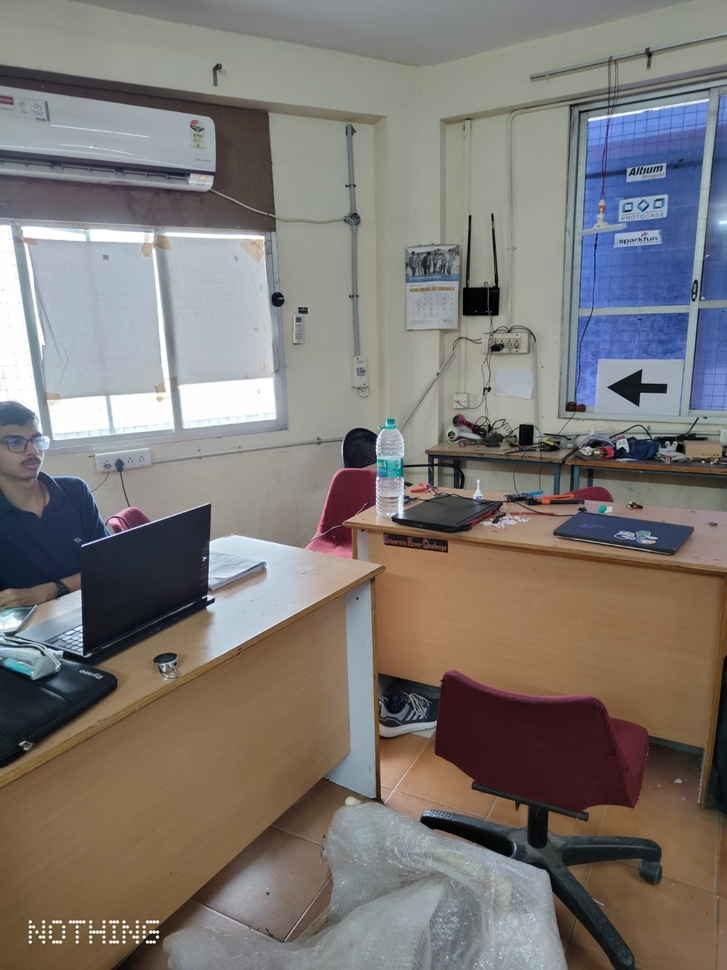
#> input picture test1.jpeg, 727 x 970 px, shrunk from 1200 x 1600 before the run
$ python shapematch.py
#> lines starting #> are read from the running program, lines starting #| are printed output that depends on the picture; after the words box and inside, x2 and y2 are one past the last pixel; in counts of white or black regions, pixels touching at a corner belong together; long printed decimals are rounded
import cv2
import numpy as np
import matplotlib.pyplot as plt
def increase_contrast(image,sx,sy,thresh):
    kernel = np.array([[-1, -1, -1],
                       [-1,  9, -1],
                       [-1, -1, -1]])
    high_pass = cv2.filter2D(image, -1, kernel)

    blurred = cv2.GaussianBlur(high_pass, (sx, sy), 3)
    _, final_image = cv2.threshold(blurred, thresh, 255, cv2.THRESH_BINARY)

    return final_image

def givebb(image_path,mask_path):
	#Load Images
#> called with image_path = 'test1.jpeg', mask_path = 'temp.jpeg'
	image = cv2.imread(image_path, cv2.IMREAD_GRAYSCALE)
#> image: shape (970, 727); min 0, max 255, mean 121.3
	mask = cv2.imread(mask_path, cv2.IMREAD_GRAYSCALE)
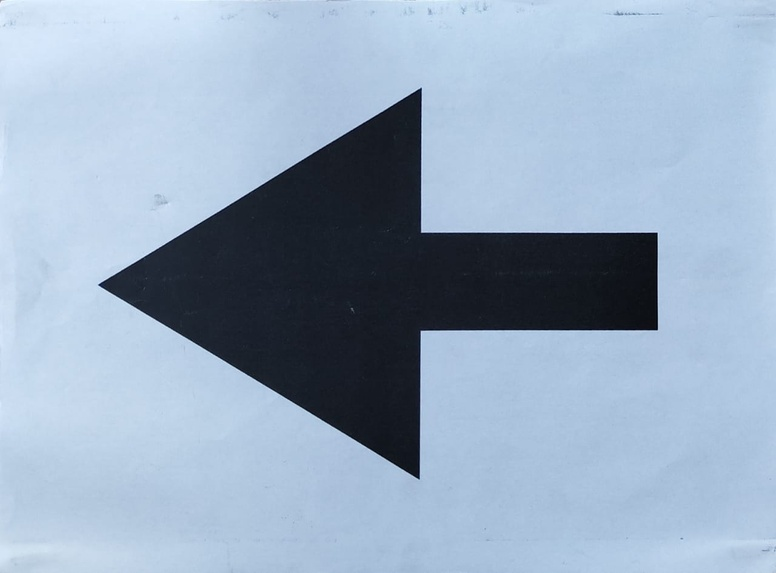
#> input picture temp.jpeg, 776 x 573 px, shrunk from 1280 x 946 before the run
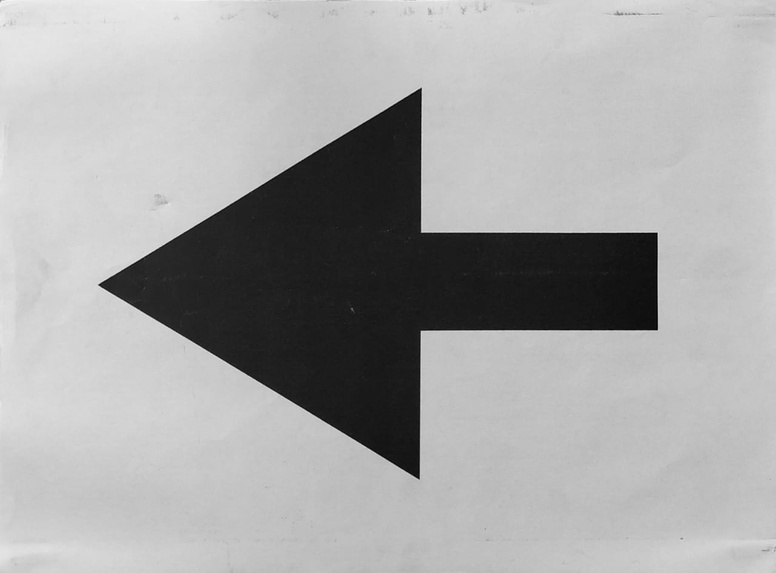
#> mask: shape (573, 776); min 0, max 246, mean 167.3

	#Apply Filters
	image = increase_contrast(image,7,7,70)
#> in increase_contrast, `high_pass = cv2.filter2D(image, -1, kernel)`:
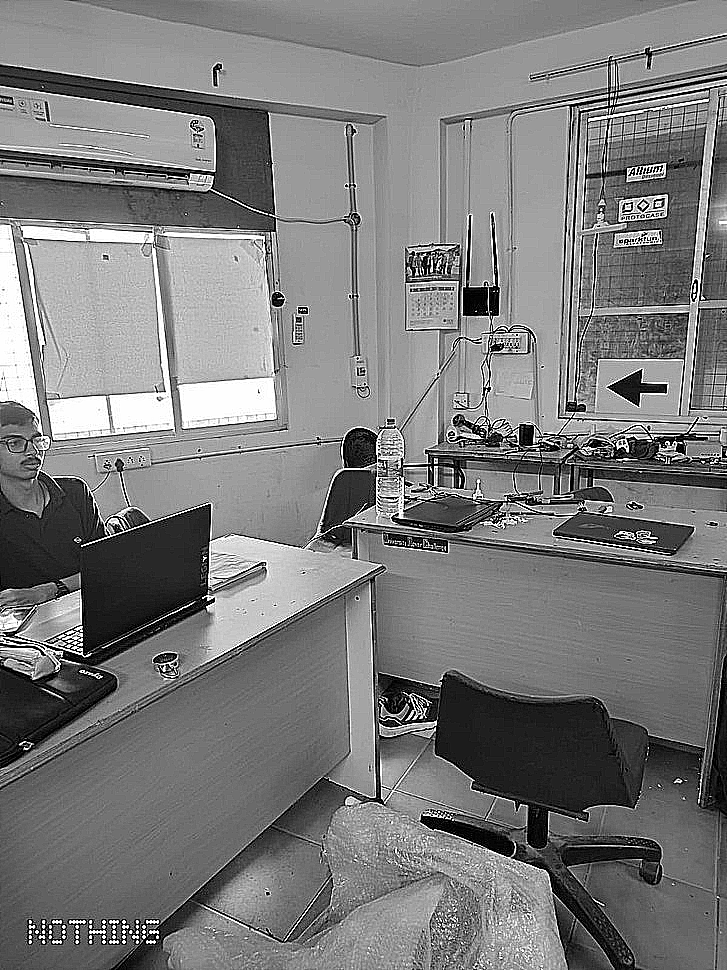
#> high_pass: shape (970, 727); min 0, max 255, mean 122.2
#> in increase_contrast, `blurred = cv2.GaussianBlur(high_pass, (sx, sy), 3)`:
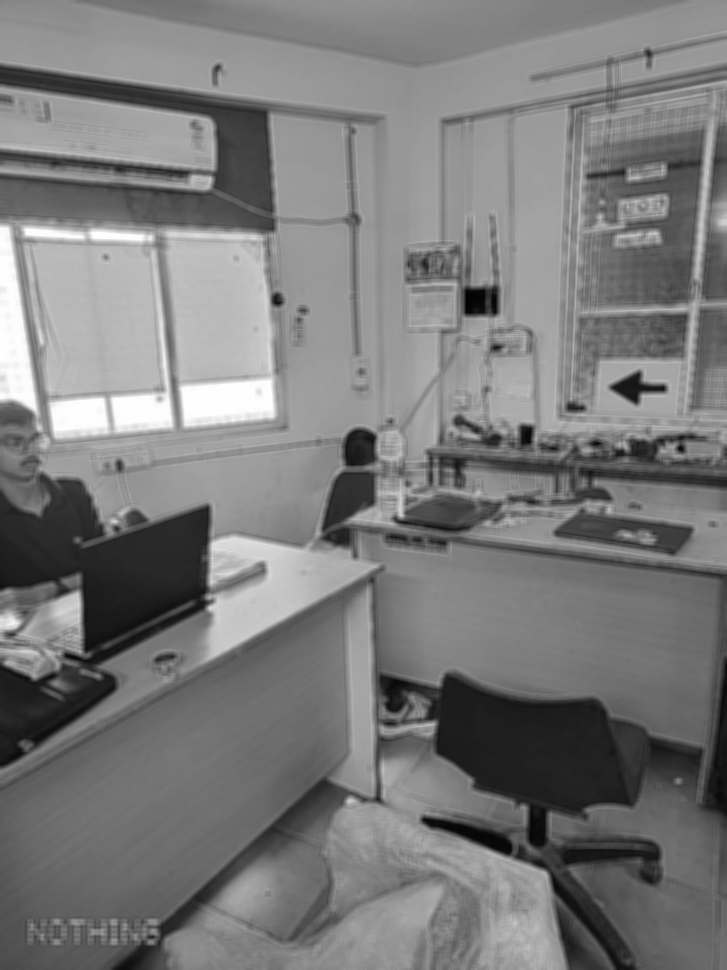
#> blurred: shape (970, 727); min 1, max 255, mean 122.3
#> in increase_contrast, `_, final_image = cv2.threshold(blurred, thresh, 255, cv2.THRESH_BINARY)`:
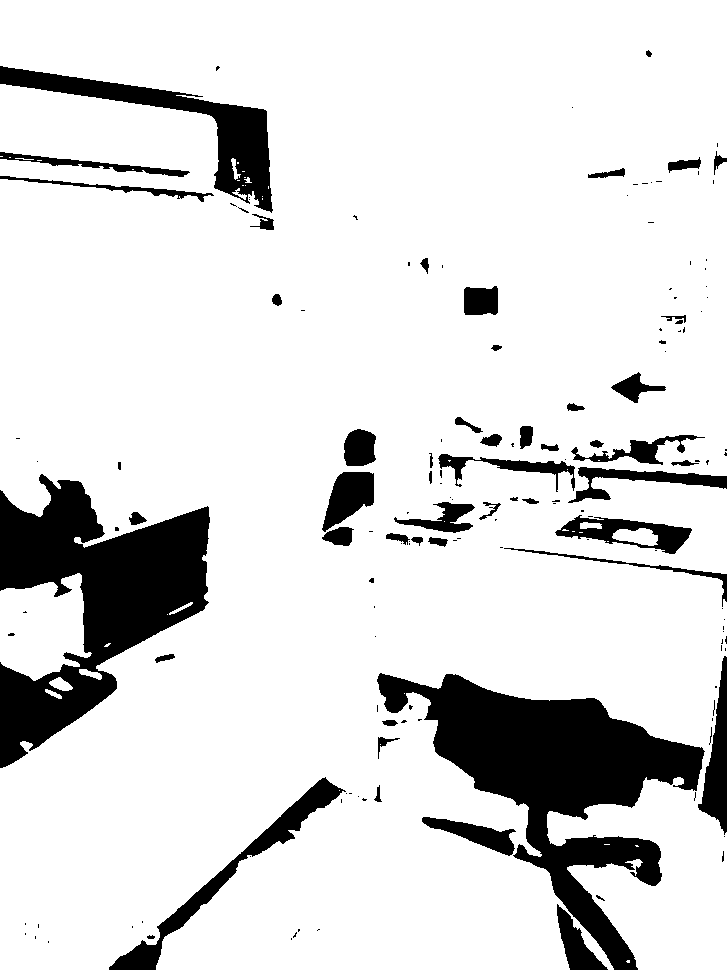
#> final_image: shape (970, 727); 86.2% white; 155 black regions (100 under 20 px), largest, box (x1, y1, x2, y2) and area: (377, 673, 705, 970) 31933, (0, 474, 210, 768) 28532, (0, 66, 273, 213) 8302
	mask = increase_contrast(mask,7,7,100)
#> call 2 of increase_contrast, with sx = 7, sy = 7, thresh = 100
#> in increase_contrast (call 2), `_, final_image = cv2.threshold(blurred, thresh, 255, cv2.THRESH_BINARY)`:
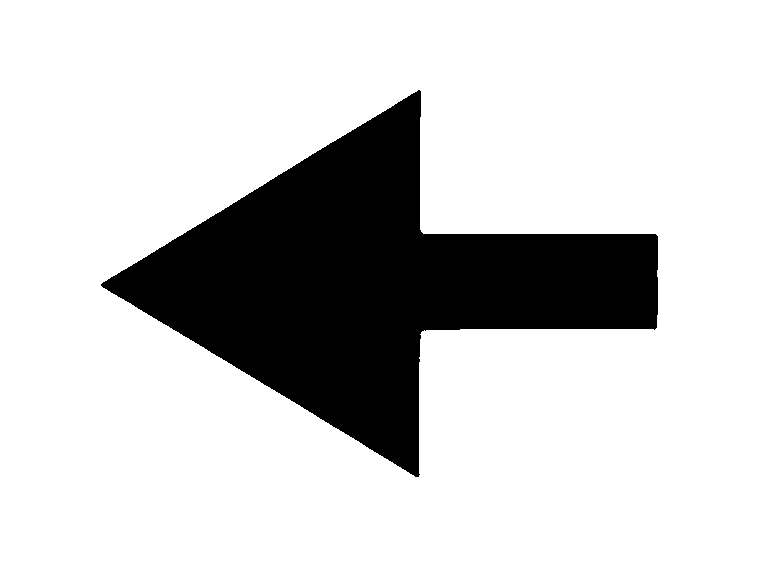
#> final_image: shape (573, 776); 80.9% white; 1 black region
	#cv2.imshow('test',image)
	#cv2.waitKey(0)

	# Contour detection
	contours1, _ = cv2.findContours(image, cv2.RETR_TREE, cv2.CHAIN_APPROX_SIMPLE)
#> contours1 = 189 contours, 127 with area under 20; largest, box (x1, y1, x2, y2) and area: (0, 0, 727, 970) 611294, (0, 573, 92, 681) 6874, (554, 514, 693, 555) 3013, (321, 471, 375, 533) 1973, (421, 816, 517, 857) 1545
	contours2, _ = cv2.findContours(mask, cv2.RETR_TREE, cv2.CHAIN_APPROX_SIMPLE)
#> contours2 = 2 contours; box (x1, y1, x2, y2) and area: (0, 0, 776, 573) 443300, (100, 89, 659, 478) 85672
	mask=contours2[0]
#> mask = [[0, 0], [0, 572], [775, 572], [775, 0]]

	# Filtering contours
	filtered_contours = []
	for contour in contours1:
		area = cv2.contourArea(contour)
		x, y, w, h = cv2.boundingRect(contour)
		aspect_ratio = w / float(h)
		if area > 1000  and aspect_ratio > 1 and aspect_ratio < 4:
			filtered_contours.append(contour)
#> this loop made 189 passes
#> (area, x, y, w, h, aspect_ratio) on passes 6 to 8: (55, 45, 689, 17, 10, 1.7), (174, 49, 677, 24, 14, 1.71), (108, 79, 669, 23, 11, 2.09)
#> after the loop, filtered_contours = 4 contours; box (x1, y1, x2, y2) and area: (554, 514, 693, 555) 3013, (421, 816, 517, 857) 1545, (437, 453, 576, 493) 1534, (393, 501, 476, 534) 1169

	#print(len(filtered_contours))
	ret=[]
	for contour in filtered_contours:
		rt = cv2.matchShapes(contour,mask,3,0.0)
		x, y, w, h = cv2.boundingRect(contour)

		ret.append((rt,x,y,w,h))
#> this loop made 4 passes
#> (rt, x, y, w, h) on passes 1 to 4: (2.47, 421, 816, 96, 41), (2.26, 554, 514, 139, 41), (1.14, 393, 501, 83, 33), (17.11, 437, 453, 139, 40)
#> after the loop, ret = [(2.47, 421, 816, 96, 41), (2.26, 554, 514, 139, 41), (1.14, 393, 501, 83, 33), (17.11, 437, 453, 139, 40)]

		#cv2.drawContours(image, contour, -1, (0, 255, 0), 2)
	#print(ret)
	#_,x,y,w,h=ret[4]
	_,x,y,w,h=min(ret)
#> x = 393; y = 501; w = 83; h = 33
	print(_,x,y,w,h)
#| 1.143 393 501 83 33
	cv2.rectangle(image, (x, y), (x + w, y + h), (100, 100, 200), 3)
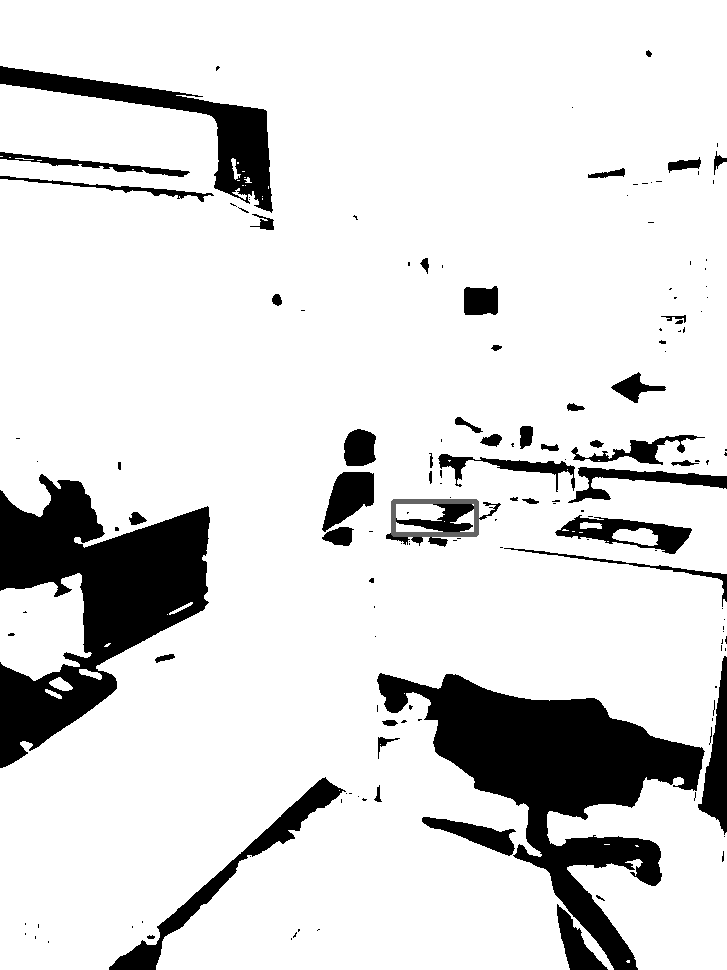
#> image: shape (970, 727); 0.16% of pixels changed, all inside (x1, y1, x2, y2) = (391, 499, 479, 537)
	cv2.imshow('Result', image)
	cv2.waitKey(0)
	cv2.destroyAllWindows()

givebb('test1.jpeg','temp.jpeg')
